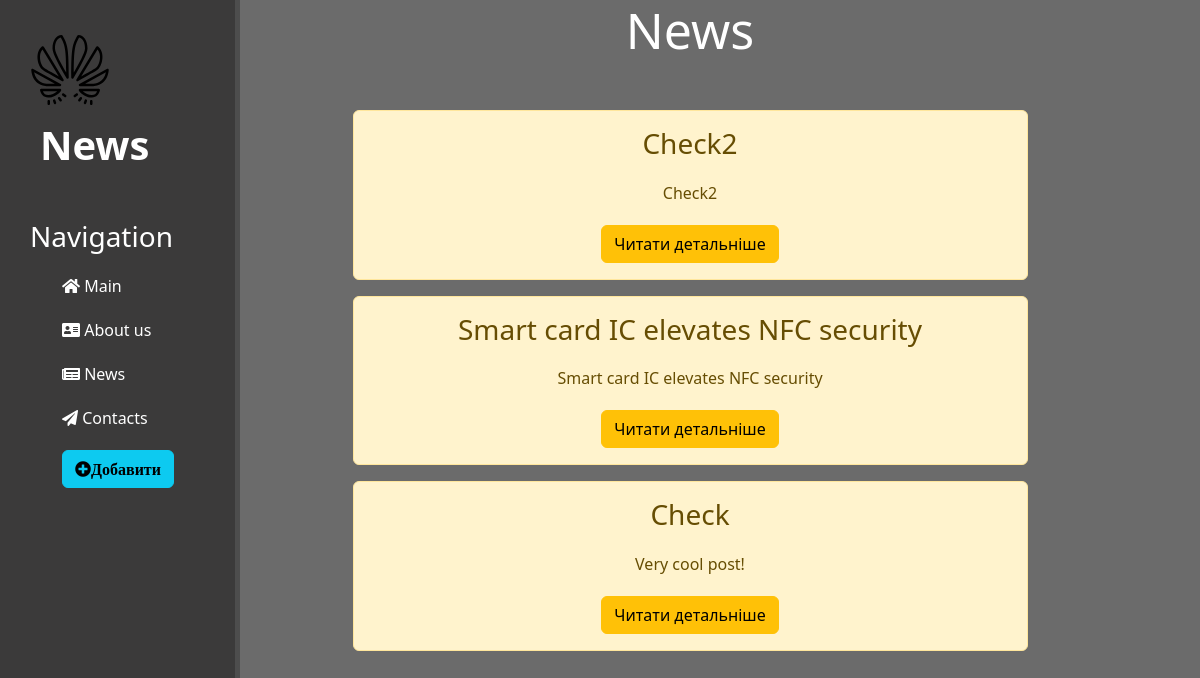
Before: /news/ with the older database file.
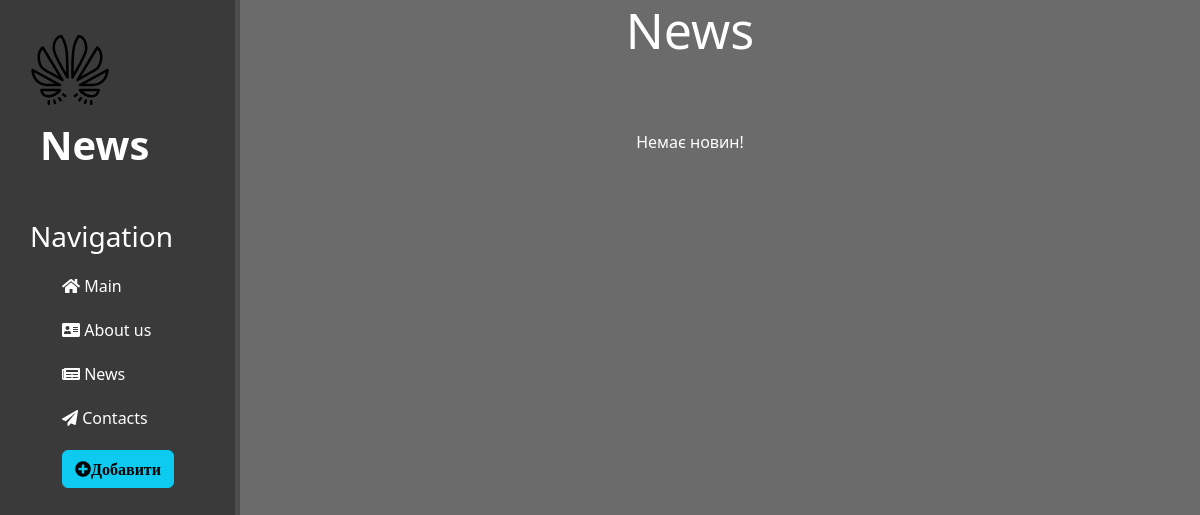
After: the same page with the newer database file.
### news/models.py (models this page shows, shortened)
class Articles(models.Model):
    title = models.CharField('Name', max_length=50)
    announcement = models.CharField('Announcement', max_length=250)
    full_text = models.TextField('Article')
    date = models.DateTimeField('Date Posting')
    class Meta:
        verbose_name = 'News'
        verbose_name_plural = 'News'

### news/views.py (the view)
# urls.py: path('', views.news_home, name='news_home'),
def news_home(request):
    news = Articles.objects.order_by('-date')
    return render(request, 'news/news_home.html', {'news':news})

### news/templates/news/news_home.html (shortened to what this page needs)
{% extends 'news/layout.html' %}
{% block content %}
    <div class="features">
        <h1>News</h1>
        {% if news %}
            {% for val in news %}
                <div class="news alert alert-warning">
                    <h3>{{ val.title }}</h3>
                    <p>{{ val.announcement }}</p>
                    <a href="{% url 'news-detail' val.id %}" class="btn btn-warning">Читати детальніше</a>
                </div>
            {% endfor %}
        {% else %}
            <p>Немає новин!</p>
        {% endif %}
    </div>
{% endblock %}

### news/templates/news/layout.html (shortened to what this page needs)
{% load static %}
<!DOCTYPE html>
<html lang="en">
<head>
    <link rel="stylesheet" href="https://cdn.jsdelivr.net/npm/bootstrap@5.3.3/dist/css/bootstrap.min.css">
    <link rel="stylesheet" href="https://use.fontawesome.com/releases/v5.8.2/css/all.css">
    <link rel="stylesheet" href="{% static 'news/css/main.css' %}">
</head>
<body>
    <aside>
        <img src="{% static 'news/img/logo.svg' %}" alt="Logo">
        <span class="logo">News</span>
        <h3>Navigation</h3>
        <ul>
            <a href="{% url 'home' %}"><li><i class="fas fa-home"></i> Main</li></a>
            <a href="{% url 'about' %}"><li><i class="fas fa-address-card"></i> About us</li></a>
            <a href="{% url 'news_home' %}"><li><i class="fas fa-newspaper"></i> News</li></a>
            <a href=""><li><i class="fas fa-paper-plane"></i> Contacts</li></a>
            <a href="{% url 'create' %}"><li><button class="btn btn-info"><i class="fas fa-plus-circle">Добавити</i></button></li></a>
        </ul>
    </aside>
    <main>
        {% block content %}
        {% endblock %}
    </main>
</body>
</html>

### news/static/news/css/main.css (style rules this page uses)
body { min-height: 100vh; background: #6b6b6b; }
aside { float: left; background: #3b3a3a; width: 20%; padding: 2.5%; min-height: 100vh; color: #fff; border-right: 5px solid #4d4d4d; }
aside img { width: 80px; float: left; }
aside .logo { font-size: 40px; margin-left: 10px; font-weight: bold; position: relative; top: 5px; }
aside h3 { margin-top: 50px; font-size: 28px; }
aside ul { list-style: none; }
aside ul li { color: #fff; display: block; margin-top: 20px; transition: transform .6s ease; }
aside a { text-decoration: none; }
main .features { display: flex; flex-direction: column; align-items: center; justify-content: center; color: #fff; text-align: center; width: 75%; }
main .features h1 { font-size: 50px; margin-bottom: 50px; }
main .features p { max-width: 400px; margin: 20px auto; }

Changed rows visible on the page:
removed Articles: title "Check2", announcement "Check2"
removed Articles: title "Smart card IC elevates NFC security", announcement "Smart card IC elevates NFC security"
removed Articles: title "Check", announcement "Very cool post!"
Other visible differences:
text now shown: "Немає новин!"
